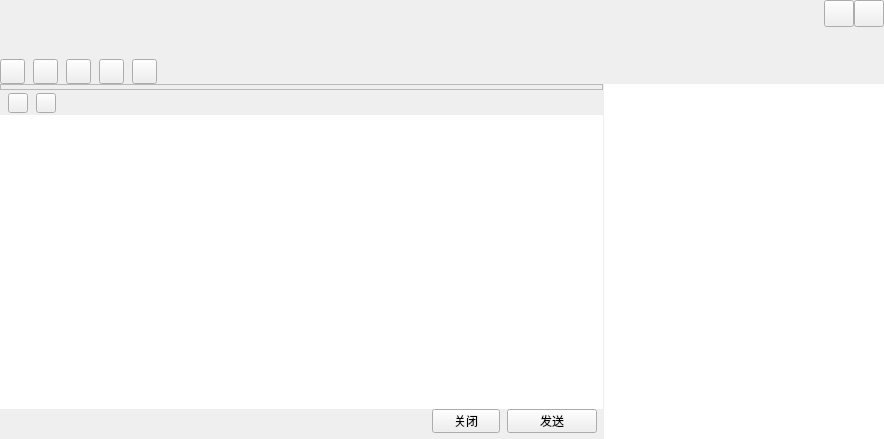
<?xml version="1.0" encoding="UTF-8"?>
<ui version="4.0">
 <class>TalkWindow</class>
 <widget class="QWidget" name="TalkWindow">
  <property name="geometry">
   <rect>
    <x>0</x>
    <y>0</y>
    <width>884</width>
    <height>439</height>
   </rect>
  </property>
  <property name="windowTitle">
   <string>TalkWindow</string>
  </property>
  <property name="titleskin" stdset="0">
   <bool>true</bool>
  </property>
  <layout class="QVBoxLayout" name="verticalLayout_7">
   <property name="spacing">
    <number>0</number>
   </property>
   <property name="leftMargin">
    <number>0</number>
   </property>
   <property name="topMargin">
    <number>0</number>
   </property>
   <property name="rightMargin">
    <number>0</number>
   </property>
   <property name="bottomMargin">
    <number>0</number>
   </property>
   <item>
    <widget class="QWidget" name="titleWidget" native="true">
     <property name="minimumSize">
      <size>
       <width>0</width>
       <height>84</height>
      </size>
     </property>
     <property name="maximumSize">
      <size>
       <width>16777215</width>
       <height>84</height>
      </size>
     </property>
     <property name="bottomskin" stdset="0">
      <bool>true</bool>
     </property>
     <layout class="QVBoxLayout" name="verticalLayout_2">
      <property name="spacing">
       <number>0</number>
      </property>
      <property name="leftMargin">
       <number>0</number>
      </property>
      <property name="topMargin">
       <number>0</number>
      </property>
      <property name="rightMargin">
       <number>0</number>
      </property>
      <property name="bottomMargin">
       <number>0</number>
      </property>
      <item>
       <layout class="QHBoxLayout" name="horizontalLayout_2">
        <item>
         <widget class="QLabel" name="nameLabel">
          <property name="sizePolicy">
           <sizepolicy hsizetype="Expanding" vsizetype="Preferred">
            <horstretch>0</horstretch>
            <verstretch>0</verstretch>
           </sizepolicy>
          </property>
          <property name="minimumSize">
           <size>
            <width>0</width>
            <height>47</height>
           </size>
          </property>
          <property name="maximumSize">
           <size>
            <width>16777215</width>
            <height>47</height>
           </size>
          </property>
          <property name="text">
           <string/>
          </property>
         </widget>
        </item>
        <item>
         <layout class="QVBoxLayout" name="verticalLayout">
          <property name="spacing">
           <number>0</number>
          </property>
          <item>
           <layout class="QHBoxLayout" name="horizontalLayout">
            <property name="spacing">
             <number>0</number>
            </property>
            <item>
             <widget class="QPushButton" name="sysmin">
              <property name="minimumSize">
               <size>
                <width>30</width>
                <height>27</height>
               </size>
              </property>
              <property name="maximumSize">
               <size>
                <width>30</width>
                <height>27</height>
               </size>
              </property>
              <property name="text">
               <string/>
              </property>
             </widget>
            </item>
            <item>
             <widget class="QPushButton" name="sysclose">
              <property name="minimumSize">
               <size>
                <width>30</width>
                <height>27</height>
               </size>
              </property>
              <property name="maximumSize">
               <size>
                <width>30</width>
                <height>27</height>
               </size>
              </property>
              <property name="text">
               <string/>
              </property>
             </widget>
            </item>
           </layout>
          </item>
          <item>
           <spacer name="verticalSpacer">
            <property name="orientation">
             <enum>Qt::Vertical</enum>
            </property>
            <property name="sizeHint" stdset="0">
             <size>
              <width>20</width>
              <height>18</height>
             </size>
            </property>
           </spacer>
          </item>
         </layout>
        </item>
       </layout>
      </item>
      <item>
       <widget class="QWidget" name="funWidget" native="true">
        <property name="minimumSize">
         <size>
          <width>34</width>
          <height>0</height>
         </size>
        </property>
        <layout class="QHBoxLayout" name="horizontalLayout_3">
         <property name="spacing">
          <number>8</number>
         </property>
         <property name="leftMargin">
          <number>0</number>
         </property>
         <property name="topMargin">
          <number>0</number>
         </property>
         <property name="rightMargin">
          <number>6</number>
         </property>
         <property name="bottomMargin">
          <number>0</number>
         </property>
         <item>
          <widget class="QPushButton" name="addtoolbtn">
           <property name="minimumSize">
            <size>
             <width>25</width>
             <height>25</height>
            </size>
           </property>
           <property name="maximumSize">
            <size>
             <width>25</width>
             <height>25</height>
            </size>
           </property>
           <property name="text">
            <string/>
           </property>
           <property name="hasborder" stdset="0">
            <bool>true</bool>
           </property>
          </widget>
         </item>
         <item>
          <widget class="QPushButton" name="addhumanBtn">
           <property name="minimumSize">
            <size>
             <width>25</width>
             <height>25</height>
            </size>
           </property>
           <property name="maximumSize">
            <size>
             <width>25</width>
             <height>25</height>
            </size>
           </property>
           <property name="text">
            <string/>
           </property>
           <property name="hasborder" stdset="0">
            <bool>true</bool>
           </property>
          </widget>
         </item>
         <item>
          <widget class="QPushButton" name="appBtn">
           <property name="minimumSize">
            <size>
             <width>25</width>
             <height>25</height>
            </size>
           </property>
           <property name="maximumSize">
            <size>
             <width>25</width>
             <height>25</height>
            </size>
           </property>
           <property name="text">
            <string/>
           </property>
           <property name="hasborder" stdset="0">
            <bool>true</bool>
           </property>
          </widget>
         </item>
         <item>
          <widget class="QPushButton" name="videoBtn">
           <property name="minimumSize">
            <size>
             <width>25</width>
             <height>25</height>
            </size>
           </property>
           <property name="maximumSize">
            <size>
             <width>25</width>
             <height>25</height>
            </size>
           </property>
           <property name="text">
            <string/>
           </property>
           <property name="hasborder" stdset="0">
            <bool>true</bool>
           </property>
          </widget>
         </item>
         <item>
          <widget class="QPushButton" name="toolsetBtn">
           <property name="minimumSize">
            <size>
             <width>25</width>
             <height>25</height>
            </size>
           </property>
           <property name="maximumSize">
            <size>
             <width>25</width>
             <height>25</height>
            </size>
           </property>
           <property name="text">
            <string/>
           </property>
           <property name="hasborder" stdset="0">
            <bool>true</bool>
           </property>
          </widget>
         </item>
         <item>
          <spacer name="horizontalSpacer">
           <property name="orientation">
            <enum>Qt::Horizontal</enum>
           </property>
           <property name="sizeHint" stdset="0">
            <size>
             <width>677</width>
             <height>20</height>
            </size>
           </property>
          </spacer>
         </item>
        </layout>
       </widget>
      </item>
     </layout>
    </widget>
   </item>
   <item>
    <widget class="QSplitter" name="splitter">
     <property name="orientation">
      <enum>Qt::Horizontal</enum>
     </property>
     <property name="handleWidth">
      <number>1</number>
     </property>
     <widget class="QSplitter" name="bodySplitter">
      <property name="orientation">
       <enum>Qt::Vertical</enum>
      </property>
      <property name="handleWidth">
       <number>1</number>
      </property>
      <property name="childrenCollapsible">
       <bool>false</bool>
      </property>
      <widget class="QWidget" name="bodyWidget" native="true">
       <layout class="QVBoxLayout" name="verticalLayout_4">
        <property name="spacing">
         <number>0</number>
        </property>
        <property name="leftMargin">
         <number>0</number>
        </property>
        <property name="topMargin">
         <number>0</number>
        </property>
        <property name="rightMargin">
         <number>0</number>
        </property>
        <property name="bottomMargin">
         <number>0</number>
        </property>
        <item>
         <widget class="QFrame" name="frameWidget">
          <property name="frameShape">
           <enum>QFrame::StyledPanel</enum>
          </property>
          <property name="frameShadow">
           <enum>QFrame::Raised</enum>
          </property>
          <layout class="QVBoxLayout" name="verticalLayout_3">
           <property name="spacing">
            <number>0</number>
           </property>
           <property name="leftMargin">
            <number>0</number>
           </property>
           <property name="topMargin">
            <number>1</number>
           </property>
           <property name="bottomMargin">
            <number>1</number>
           </property>
           <item>
            <widget class="MsgWebView" name="msgWidget" native="true"/>
           </item>
          </layout>
         </widget>
        </item>
       </layout>
      </widget>
      <widget class="QWidget" name="bottomWidget" native="true">
       <property name="minimumSize">
        <size>
         <width>0</width>
         <height>138</height>
        </size>
       </property>
       <property name="maximumSize">
        <size>
         <width>16777215</width>
         <height>400</height>
        </size>
       </property>
       <layout class="QVBoxLayout" name="verticalLayout_5">
        <property name="spacing">
         <number>0</number>
        </property>
        <property name="leftMargin">
         <number>0</number>
        </property>
        <property name="topMargin">
         <number>0</number>
        </property>
        <property name="rightMargin">
         <number>0</number>
        </property>
        <property name="bottomMargin">
         <number>0</number>
        </property>
        <item>
         <widget class="QWidget" name="moduleWidget" native="true">
          <property name="minimumSize">
           <size>
            <width>0</width>
            <height>24</height>
           </size>
          </property>
          <property name="maximumSize">
           <size>
            <width>16777215</width>
            <height>24</height>
           </size>
          </property>
          <layout class="QHBoxLayout" name="horizontalLayout_4">
           <property name="spacing">
            <number>8</number>
           </property>
           <property name="leftMargin">
            <number>8</number>
           </property>
           <property name="topMargin">
            <number>0</number>
           </property>
           <property name="rightMargin">
            <number>8</number>
           </property>
           <property name="bottomMargin">
            <number>0</number>
           </property>
           <item>
            <widget class="QPushButton" name="faceBtn">
             <property name="minimumSize">
              <size>
               <width>20</width>
               <height>20</height>
              </size>
             </property>
             <property name="maximumSize">
              <size>
               <width>20</width>
               <height>20</height>
              </size>
             </property>
             <property name="text">
              <string/>
             </property>
             <property name="hasborder" stdset="0">
              <bool>true</bool>
             </property>
            </widget>
           </item>
           <item>
            <widget class="QPushButton" name="fileopenBtn">
             <property name="minimumSize">
              <size>
               <width>20</width>
               <height>20</height>
              </size>
             </property>
             <property name="maximumSize">
              <size>
               <width>20</width>
               <height>20</height>
              </size>
             </property>
             <property name="text">
              <string/>
             </property>
             <property name="hasborder" stdset="0">
              <bool>true</bool>
             </property>
            </widget>
           </item>
           <item>
            <spacer name="horizontalSpacer_2">
             <property name="orientation">
              <enum>Qt::Horizontal</enum>
             </property>
             <property name="sizeHint" stdset="0">
              <size>
               <width>528</width>
               <height>20</height>
              </size>
             </property>
            </spacer>
           </item>
          </layout>
         </widget>
        </item>
        <item>
         <widget class="MsgTextEdit" name="textEdit">
          <property name="contextMenuPolicy">
           <enum>Qt::NoContextMenu</enum>
          </property>
          <property name="frameShape">
           <enum>QFrame::NoFrame</enum>
          </property>
         </widget>
        </item>
        <item>
         <layout class="QHBoxLayout" name="horizontalLayout_5">
          <property name="spacing">
           <number>7</number>
          </property>
          <property name="rightMargin">
           <number>6</number>
          </property>
          <property name="bottomMargin">
           <number>6</number>
          </property>
          <item>
           <spacer name="horizontalSpacer_3">
            <property name="orientation">
             <enum>Qt::Horizontal</enum>
            </property>
            <property name="sizeHint" stdset="0">
             <size>
              <width>388</width>
              <height>20</height>
             </size>
            </property>
           </spacer>
          </item>
          <item>
           <widget class="QToolButton" name="closeBtn">
            <property name="minimumSize">
             <size>
              <width>68</width>
              <height>24</height>
             </size>
            </property>
            <property name="maximumSize">
             <size>
              <width>68</width>
              <height>24</height>
             </size>
            </property>
            <property name="text">
             <string>关闭</string>
            </property>
           </widget>
          </item>
          <item>
           <widget class="QToolButton" name="sendBtn">
            <property name="minimumSize">
             <size>
              <width>90</width>
              <height>24</height>
             </size>
            </property>
            <property name="maximumSize">
             <size>
              <width>90</width>
              <height>24</height>
             </size>
            </property>
            <property name="text">
             <string>发送</string>
            </property>
           </widget>
          </item>
         </layout>
        </item>
       </layout>
      </widget>
     </widget>
     <widget class="QWidget" name="widget" native="true">
      <property name="minimumSize">
       <size>
        <width>280</width>
        <height>0</height>
       </size>
      </property>
      <property name="maximumSize">
       <size>
        <width>280</width>
        <height>16777215</height>
       </size>
      </property>
      <layout class="QVBoxLayout" name="verticalLayout_6">
       <property name="spacing">
        <number>0</number>
       </property>
       <property name="leftMargin">
        <number>0</number>
       </property>
       <property name="topMargin">
        <number>0</number>
       </property>
       <property name="rightMargin">
        <number>0</number>
       </property>
       <property name="bottomMargin">
        <number>0</number>
       </property>
       <item>
        <widget class="QTreeWidget" name="treeWidget">
         <property name="frameShape">
          <enum>QFrame::NoFrame</enum>
         </property>
         <property name="editTriggers">
          <set>QAbstractItemView::AllEditTriggers</set>
         </property>
         <property name="indentation">
          <number>0</number>
         </property>
         <property name="expandsOnDoubleClick">
          <bool>false</bool>
         </property>
         <attribute name="headerVisible">
          <bool>false</bool>
         </attribute>
         <column>
          <property name="text">
           <string notr="true">1</string>
          </property>
         </column>
        </widget>
       </item>
      </layout>
     </widget>
    </widget>
   </item>
  </layout>
 </widget>
 <layoutdefault spacing="6" margin="11"/>
 <customwidgets>
  <customwidget>
   <class>MsgTextEdit</class>
   <extends>QTextEdit</extends>
   <header>MsgTextEdit.h</header>
  </customwidget>
  <customwidget>
   <class>MsgWebView</class>
   <extends>QWidget</extends>
   <header>MsgPage.h</header>
   <container>1</container>
  </customwidget>
 </customwidgets>
 <resources/>
 <connections/>
</ui>
